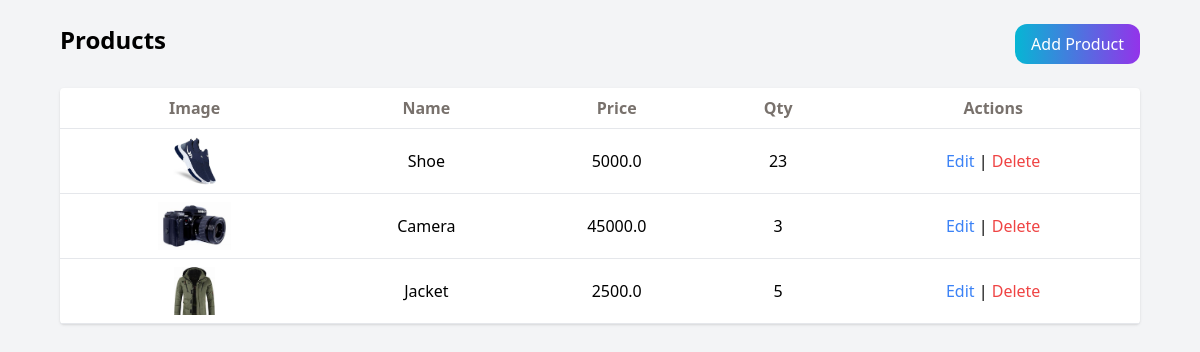
The page /products/ (signed in) on the database as committed earlier.
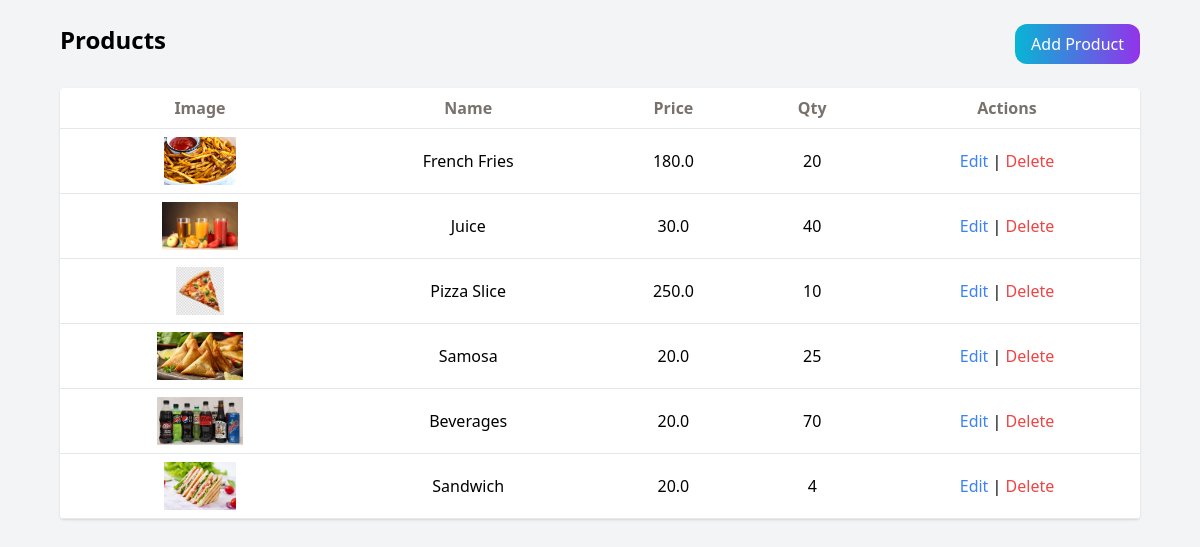
The same page on the database as committed later.
### accounts/models.py (models this page shows, shortened)
class Product(models.Model):
    name = models.CharField(max_length=100)
    price = models.FloatField()
    quantity = models.IntegerField()
    image = models.ImageField(upload_to='products/', blank=True, null=True)
    supplier = models.ForeignKey(Supplier, on_delete=models.CASCADE, null=True, blank=True)
    created_at = models.DateTimeField(auto_now_add=True)

### accounts/views.py (the view)
# urls.py: path('products/', views.product_list, name='product_list'),
@login_required
def product_list(request):
    products = Product.objects.all()
    suppliers = Supplier.objects.all()
    return render(request, 'products/list.html', {
        'products': products,
        'suppliers': suppliers
        })

### templates/products/list.html (shortened to what this page needs)
<!DOCTYPE html>
<html lang="en">
<head>
    <script src="https://cdn.tailwindcss.com"></script>
</head>
<body class="bg-gray-100 p-6 mx-9">
    <div class="flex justify-between mb-6">
        <h1 class="text-2xl font-bold">Products</h1>
        <a onclick="openModal()" class="bg-gradient-to-r from-cyan-500 to-purple-600 text-white px-4 py-2 rounded-xl cursor-pointer">Add Product</a>
    </div>
    <table class="w-full bg-white rounded shadow">
        <thead>
            <tr class="border-b text-stone-500">
                <th class="p-2">Image</th>
                <th class="p-2">Name</th>
                <th class="p-2">Price</th>
                <th class="p-2">Qty</th>
                <th class="p-2">Actions</th>
            </tr>
        </thead>
        <tbody>
            {% for p in products %}
            <tr class="border-b text-center">
                <td class="p-2">
                    {% if p.image %}
                        <img src="{{ p.image.url }}" class="h-12 mx-auto">
                    {% endif %}
                </td>
                <td>{{ p.name }}</td>
                <td>{{ p.price }}</td>
                <td>{{ p.quantity }}</td>
                <td>
                    <a onclick="openEditModal({{ p.id }}, '{{ p.name }}', {{ p.price }}, {{ p.quantity }}, '{{ p.supplier.id }}','{% if p.image %}{{ p.image.url }}{% endif %}')" class="text-blue-500 cursor-pointer">Edit</a> |
                    <a onclick="openDeleteModal({{ p.id }}, '{{ p.name }}')"  class="text-red-500 cursor-pointer">Delete</a>
                </td>
            </tr>
            {% empty %}
            <tr>
                <td colspan="5" class="p-4 text-center">No products</td>
            </tr>
            {% endfor %}
        </tbody>
    </table>
</body>
</html>

Rows that differ between the two databases and show on the page:
changed Product: image: a different picture; name "Shoe" → "French Fries"; price "5000.0" → "180.0"; quantity "23" → "20"
changed Product: image: a different picture; name "Camera" → "Juice"; price "45000.0" → "30.0"; quantity "3" → "40"
changed Product: image: a different picture; name "Jacket" → "Pizza Slice"; price "2500.0" → "250.0"; quantity "5" → "10"
added Product: image (picture), name "Samosa", price "20.0", quantity "25"
added Product: image (picture), name "Beverages", price "20.0", quantity "70"
added Product: image (picture), name "Sandwich", price "20.0", quantity "4"
